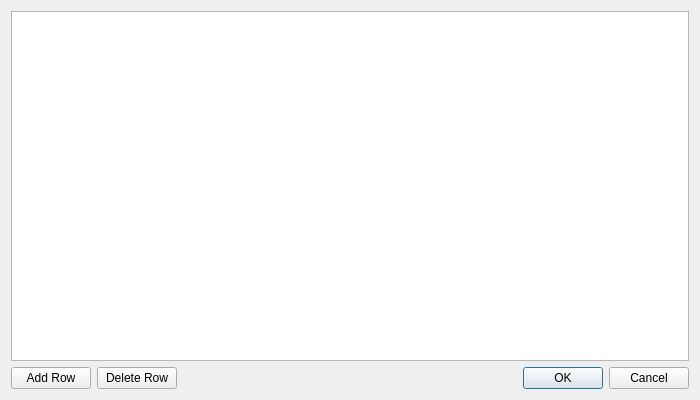
<?xml version="1.0" encoding="UTF-8"?>
<ui version="4.0">
 <class>ForcedLoadDialog</class>
 <widget class="QDialog" name="ForcedLoadDialog">
  <property name="geometry">
   <rect>
    <x>0</x>
    <y>0</y>
    <width>700</width>
    <height>400</height>
   </rect>
  </property>
  <property name="windowTitle">
   <string>Forced Load Settings</string>
  </property>
  <layout class="QVBoxLayout" name="verticalLayout">
   <item>
    <widget class="QTableWidget" name="tableWidget">
     <property name="editTriggers">
      <set>QAbstractItemView::NoEditTriggers</set>
     </property>
     <property name="selectionMode">
      <enum>QAbstractItemView::SingleSelection</enum>
     </property>
     <property name="selectionBehavior">
      <enum>QAbstractItemView::SelectRows</enum>
     </property>
     <property name="columnCount">
      <number>1</number>
     </property>
     <attribute name="horizontalHeaderVisible">
      <bool>false</bool>
     </attribute>
     <attribute name="horizontalHeaderStretchLastSection">
      <bool>true</bool>
     </attribute>
     <column/>
    </widget>
   </item>
   <item>
    <layout class="QHBoxLayout" name="horizontalLayout">
     <item>
      <widget class="QPushButton" name="addRowButton">
       <property name="toolTip">
        <string>Adds a row to the table.</string>
       </property>
       <property name="whatsThis">
        <string>Adds a row to the table.</string>
       </property>
       <property name="text">
        <string>Add Row</string>
       </property>
      </widget>
     </item>
     <item>
      <widget class="QPushButton" name="deleteRowButton">
       <property name="toolTip">
        <string>Deletes the selected row from the table.</string>
       </property>
       <property name="whatsThis">
        <string>Deletes the selected row from the table.</string>
       </property>
       <property name="text">
        <string>Delete Row</string>
       </property>
      </widget>
     </item>
     <item>
      <widget class="QDialogButtonBox" name="buttonBox">
       <property name="orientation">
        <enum>Qt::Horizontal</enum>
       </property>
       <property name="standardButtons">
        <set>QDialogButtonBox::Cancel|QDialogButtonBox::Ok</set>
       </property>
      </widget>
     </item>
    </layout>
   </item>
  </layout>
 </widget>
 <resources/>
 <connections>
  <connection>
   <sender>buttonBox</sender>
   <signal>accepted()</signal>
   <receiver>ForcedLoadDialog</receiver>
   <slot>accept()</slot>
   <hints>
    <hint type="sourcelabel">
     <x>248</x>
     <y>254</y>
    </hint>
    <hint type="destinationlabel">
     <x>157</x>
     <y>274</y>
    </hint>
   </hints>
  </connection>
  <connection>
   <sender>buttonBox</sender>
   <signal>rejected()</signal>
   <receiver>ForcedLoadDialog</receiver>
   <slot>reject()</slot>
   <hints>
    <hint type="sourcelabel">
     <x>316</x>
     <y>260</y>
    </hint>
    <hint type="destinationlabel">
     <x>286</x>
     <y>274</y>
    </hint>
   </hints>
  </connection>
 </connections>
</ui>
